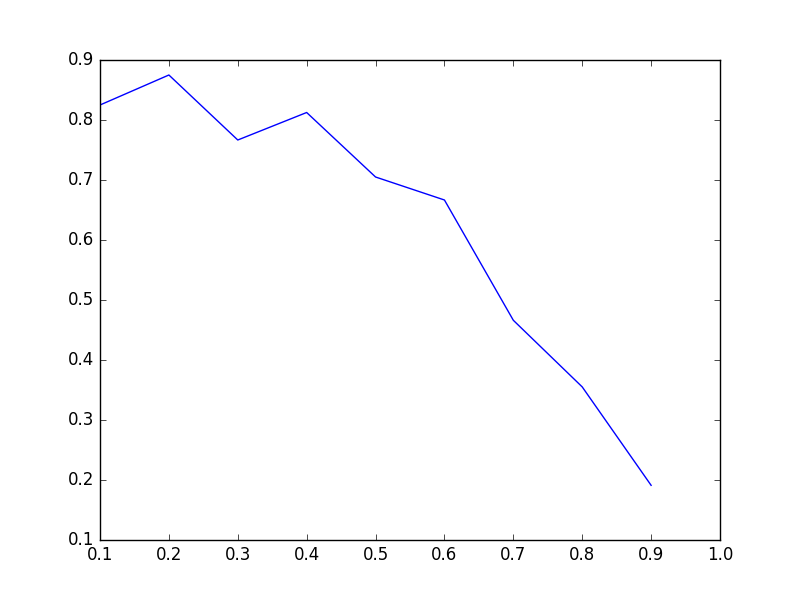

The Python source for this figure:
from matveev.task_3.dataset import Dataset


import numpy as np
import matplotlib.pyplot as plt
from sklearn.neighbors import KNeighborsClassifier
from sklearn.metrics import accuracy_score


ds = Dataset()

pp = np.arange(0.1, 1, 0.1)
ac = []

for p in pp:

    x_train, y_train, x_test, y_test = ds.split_train_test_set(p)
    num_test, h, w = x_train.shape
    num_train, _, _ = x_test.shape

    neigh = KNeighborsClassifier(n_neighbors=5)
    neigh.fit(np.reshape(x_train, newshape=(num_test, h*w)), y_train)

    pred_labels = neigh.predict(np.reshape(x_test, newshape=(num_train, h*w)))

    accuracy = accuracy_score(pred_labels, y_test)
    ac.append(accuracy)

plt.plot(pp, ac)
plt.savefig('knn.png')
